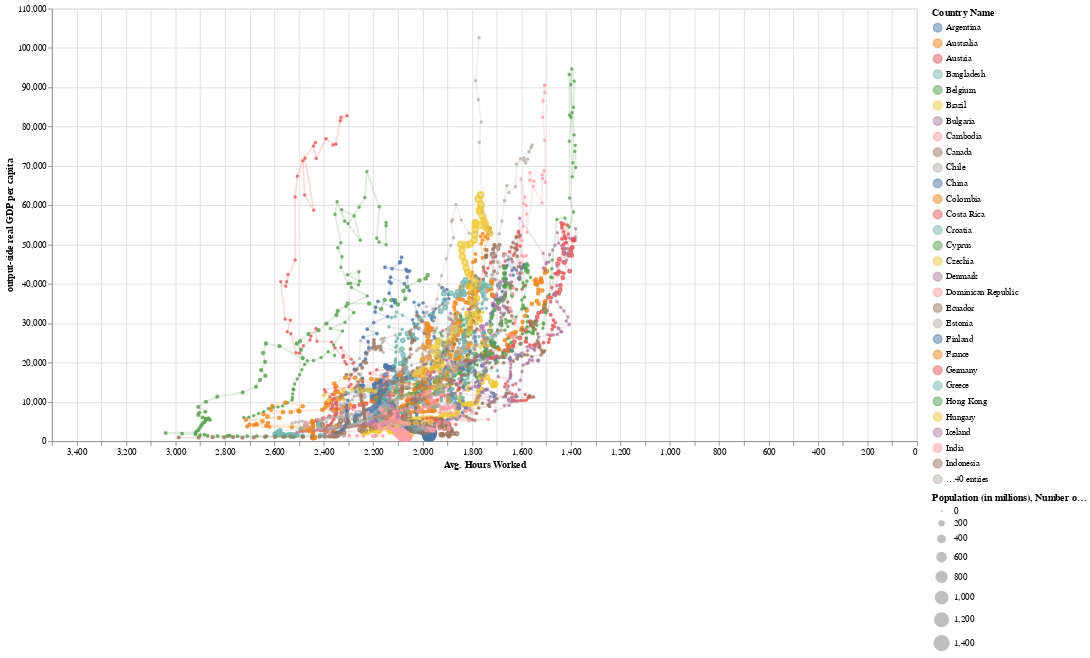

The cell this chart's notebook holds for it:
### Markdown cell above
# Chart 4
## Multi-Layered Analysis of Economic Output, Work Hours, and Population Dynamics

### Code cell
dropdown = alt.binding_select(options=data['CountryName'].unique(), name="Select a region : ")


# Create a new selection that uses my dynamic query widget
selection = alt.selection_point( fields=["CountryName"], bind=dropdown)



# Let's specify our chart
line_chart = alt.Chart(data).mark_line().encode(
    x=alt.X('AvgHoursWorked', sort='descending'),
    y=alt.Y('rgdpoPerCap'),
    order='Year',
    color='CountryName',
    tooltip=[
    {"field": "CountryName", "title": "Country Name"},
    {"field": "Year", "title": "Year"},
    {"field": "rgdpoPerCap", "title": "GDP per Capita"},
    {"field": "AvgHoursWorked", "title": "Average Hours Worked"}
],
    opacity=alt.condition(selection,alt.value(.2),alt.value(.01))
).transform_filter(
    selection
)


main = alt.Chart(data).mark_circle().encode(
    alt.Y('rgdpoPerCap').title('output-side real GDP per capita'),
    alt.X('AvgHoursWorked', sort='descending').title('Avg. Hours Worked'),
    color=alt.Color('CountryName', legend=alt.Legend(title="Country Name")).scale(domain=selection),
    size=alt.Size("pop",legend=alt.Legend(title="Population (in millions)")),      
    tooltip=[
    {"field": "CountryName", "title": "Country Name"},
    {"field": "Year", "title": "Year"},
    {"field": "rgdpoPerCap", "title": "GDP per Capita"},
    {"field": "AvgHoursWorked", "title": "Average Hours Worked"}
],
    opacity=alt.condition(selection,alt.value(.5),alt.value(.01))
).add_params(selection).properties(height=500,width=1000).interactive()

reference =  alt.Chart(data).mark_point().encode(
    alt.Y('rgdpoPerCap').title('output-side real GDP per capita'),
    alt.X('AvgHoursWorked', sort='descending').title('Avg. Hours Worked'),
    color=alt.Color('CountryName', legend=alt.Legend(title="Country Name")).scale(domain=selection),
    size=alt.Size("PersonsEngaged",legend=alt.Legend(title="Number of persons (in millions) engaged in work activities")),      

    tooltip=[
    {"field": "CountryName", "title": "Country Name"},
    {"field": "Year", "title": "Year"},
    {"field": "rgdpoPerCap", "title": "GDP per Capita"},
    {"field": "AvgHoursWorked", "title": "Average Hours Worked"}
],
    opacity=alt.condition(selection,alt.value(.7),alt.value(.05))
).add_params(selection).properties(height=500,width=1000).interactive()

final_chart = (main + reference) + line_chart
final_chart

### Figure 1 — Vega-Lite specification as saved in the notebook (floating-point values rounded to 4 significant figures; data arrays with more than 128 entries replaced by an {"elided": "..."} marker saying what was removed)
{"config": {"view": {"continuousWidth": 300, "continuousHeight": 300}}, "layer": [{"mark": {"type": "circle"}, "encoding": {"color": {"field": "CountryName", "legend": {"title": "Country Name"}, "scale": {"domain": {"param": "param_12"}}, "type": "nominal"}, "opacity": {"condition": {"param": "param_12", "value": 0.5}, "value": 0.01}, "size": {"field": "pop", "legend": {"title": "Population (in millions)"}, "type": "quantitative"}, "tooltip": [{"field": "CountryName", "title": "Country Name"}, {"field": "Year", "title": "Year"}, {"field": "rgdpoPerCap", "title": "GDP per Capita"}, {"field": "AvgHoursWorked", "title": "Average Hours Worked"}], "x": {"field": "AvgHoursWorked", "sort": "descending", "title": "Avg. Hours Worked", "type": "quantitative"}, "y": {"field": "rgdpoPerCap", "title": "output-side real GDP per capita", "type": "quantitative"}}, "name": "view_9"}, {"mark": {"type": "point"}, "encoding": {"color": {"field": "CountryName", "legend": {"title": "Country Name"}, "scale": {"domain": {"param": "param_12"}}, "type": "nominal"}, "opacity": {"condition": {"param": "param_12", "value": 0.7}, "value": 0.05}, "size": {"field": "PersonsEngaged", "legend": {"title": "Number of persons (in millions) engaged in work activities"}, "type": "quantitative"}, "tooltip": [{"field": "CountryName", "title": "Country Name"}, {"field": "Year", "title": "Year"}, {"field": "rgdpoPerCap", "title": "GDP per Capita"}, {"field": "AvgHoursWorked", "title": "Average Hours Worked"}], "x": {"field": "AvgHoursWorked", "sort": "descending", "title": "Avg. Hours Worked", "type": "quantitative"}, "y": {"field": "rgdpoPerCap", "title": "output-side real GDP per capita", "type": "quantitative"}}, "name": "view_10"}, {"mark": {"type": "line"}, "encoding": {"color": {"field": "CountryName", "type": "nominal"}, "opacity": {"condition": {"param": "param_12", "value": 0.2}, "value": 0.01}, "order": {"field": "Year", "type": "quantitative"}, "tooltip": [{"field": "CountryName", "title": "Country Name"}, {"field": "Year", "title": "Year"}, {"field": "rgdpoPerCap", "title": "GDP per Capita"}, {"field": "AvgHoursWorked", "title": "Average Hours Worked"}], "x": {"field": "AvgHoursWorked", "sort": "descending", "type": "quantitative"}, "y": {"field": "rgdpoPerCap", "type": "quantitative"}}, "transform": [{"filter": {"param": "param_12"}}]}], "data": {"name": "data-62a7f26882fb1599756725fdc965ab2c"}, "height": 500, "params": [{"name": "param_12", "select": {"type": "point", "fields": ["CountryName"]}, "bind": {"input": "select", "options": ["Argentina", "Australia", "Austria", "Belgium", "Bangladesh", "Bulgaria", "Brazil", "Canada", "Switzerland", "Chile", "China", "Colombia", "Costa Rica", "Cyprus", "Czechia", "Germany", "Denmark", "Dominican Republic", "Ecuador", "Spain", "Estonia", "Finland", "France", "United Kingdom", "Greece", "Hong Kong", "Croatia", "Hungary", "Indonesia", "India", "Ireland", "Iceland", "Israel", "Italy", "Jamaica", "Japan", "Cambodia", "Korea, Republic of", "Sri Lanka", "Lithuania", "Luxembourg", "Latvia", "Mexico", "Malta", "Myanmar", "Malaysia", "Netherlands", "Norway", "New Zealand", "Pakistan", "Peru", "Philippines", "Poland", "Portugal", "Romania", "Russia Federation", "Singapore", "Slovakia", "Slovenia", "Sweden", "Thailand", "Trinidad and Tobago", "Turkey", "Taiwan, Province of China", "Uruguay", "United States", "Venezuela", "Vietnam", "South Africa"], "name": "Select a region : "}, "views": ["view_9"]}, {"name": "param_13", "select": {"type": "interval", "encodings": ["x", "y"]}, "bind": "scales", "views": ["view_9"]}, {"name": "param_14", "select": {"type": "interval", "encodings": ["x", "y"]}, "bind": "scales", "views": ["view_10"]}], "width": 1000, "$schema": "https://vega.github.io/schema/vega-lite/v5.14.1.json", "datasets": {"data-62a7f26882fb1599756725fdc965ab2c": {"elided": "3492 records"}}}
